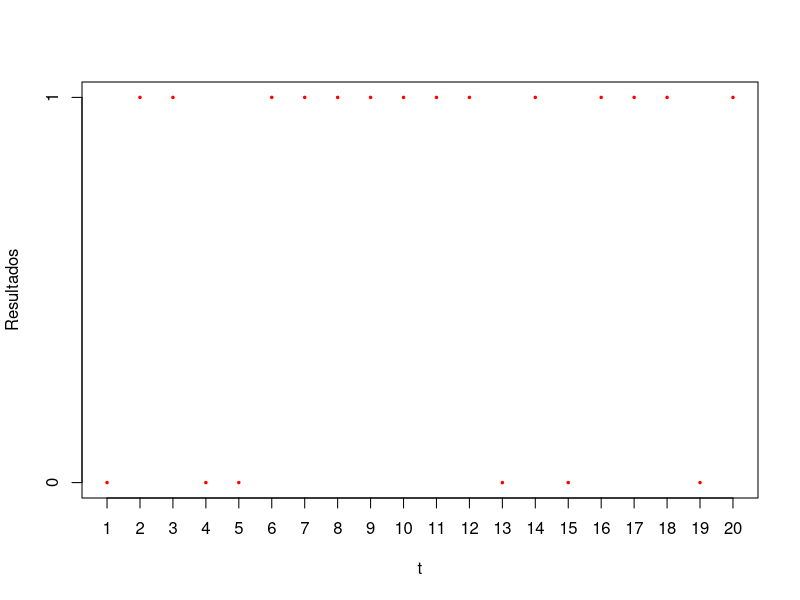

Source code (R):
## ---- chunk 1
set.seed=2020
resultats=rbinom(20,1,0.7)
plot(1:length(resultats),resultats, xaxt="n",yaxt="n",type="p",pch=20,cex=0.5,xlab="t",ylab="Resultados",ylim = c(0,1),col="red")
xtick=1:length(resultats)
axis(side=1, at=xtick, labels=TRUE)
ytick=c(0,1)
axis(side=2, at=ytick, labels = TRUE)
